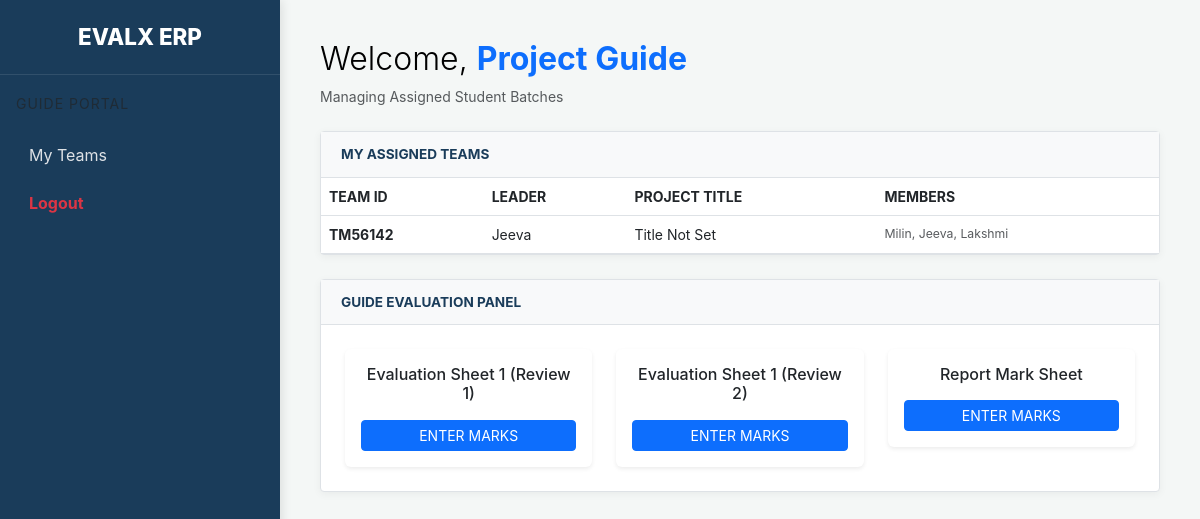
Page /guide/dashboard/ (signed in) on the committed database.
### accounts/models.py (models this page shows, shortened)
class Team(models.Model):
    team_id = models.CharField(max_length=10, primary_key=True)
    user = models.OneToOneField(User, on_delete=models.CASCADE, related_name='student_profile')
    guide = models.ForeignKey(
        User,
        on_delete=models.SET_NULL,
        null=True,
        related_name='team_profile' # THIS IS THE CRITICAL LINE
    )
    leader_name = models.CharField(max_length=100, blank=True, null=True)
    project_title = models.CharField(max_length=255, blank=True, null=True)
    is_approved = models.BooleanField(default=False)
    created_at = models.DateTimeField(auto_now_add=True)

class TeamMember(models.Model):
    team = models.ForeignKey(Team, on_delete=models.CASCADE, related_name='members')
    name = models.CharField(max_length=100)
    reg_number = models.CharField(max_length=20, unique=True)
    is_leader = models.BooleanField(default=False)
    r1_c_comp = models.FloatField(default=0.0, validators=[MinValueValidator(0), MaxValueValidator(10)])
    r1_c_func = models.FloatField(default=0.0, validators=[MinValueValidator(0), MaxValueValidator(5)])
    r1_c_pres = models.FloatField(default=0.0, validators=[MinValueValidator(0), MaxValueValidator(5)])
    r1_c_oral = models.FloatField(default=0.0, validators=[MinValueValidator(0), MaxValueValidator(10)])
    r1_c_know = models.FloatField(default=0.0, validators=[MinValueValidator(0), MaxValueValidator(10)])
    r1_c_absent = models.BooleanField(default=False)
    r1_h_comp = models.FloatField(default=0.0, validators=[MinValueValidator(0), MaxValueValidator(10)])
    r1_h_func = models.FloatField(default=0.0, validators=[MinValueValidator(0), MaxValueValidator(5)])
    r1_h_pres = models.FloatField(default=0.0, validators=[MinValueValidator(0), MaxValueValidator(5)])
    r1_h_oral = models.FloatField(default=0.0, validators=[MinValueValidator(0), MaxValueValidator(10)])
    r1_h_know = models.FloatField(default=0.0, validators=[MinValueValidator(0), MaxValueValidator(10)])
    r1_h_absent = models.BooleanField(default=False)
    r1_g_comp = models.FloatField(default=0.0, validators=[MinValueValidator(0), MaxValueValidator(10)])
    r1_g_func = models.FloatField(default=0.0, validators=[MinValueValidator(0), MaxValueValidator(5)])
    r1_g_pres = models.FloatField(default=0.0, validators=[MinValueValidator(0), MaxValueValidator(5)])
    r1_g_oral = models.FloatField(default=0.0, validators=[MinValueValidator(0), MaxValueValidator(10)])
    r1_g_know = models.FloatField(default=0.0, validators=[MinValueValidator(0), MaxValueValidator(10)])
    r1_g_absent = models.BooleanField(default=False)
    r2_c_comp = models.FloatField(default=0.0, validators=[MinValueValidator(0), MaxValueValidator(10)])
    r2_c_func = models.FloatField(default=0.0, validators=[MinValueValidator(0), MaxValueValidator(5)])
    r2_c_pres = models.FloatField(default=0.0, validators=[MinValueValidator(0), MaxValueValidator(5)])
    r2_c_oral = models.FloatField(default=0.0, validators=[MinValueValidator(0), MaxValueValidator(10)])
    r2_c_know = models.FloatField(default=0.0, validators=[MinValueValidator(0), MaxValueValidator(10)])
    r2_c_absent = models.BooleanField(default=False)
    r2_h_comp = models.FloatField(default=0.0, validators=[MinValueValidator(0), MaxValueValidator(10)])
    r2_h_func = models.FloatField(default=0.0, validators=[MinValueValidator(0), MaxValueValidator(5)])
    r2_h_pres = models.FloatField(default=0.0, validators=[MinValueValidator(0), MaxValueValidator(5)])
    r2_h_oral = models.FloatField(default=0.0, validators=[MinValueValidator(0), MaxValueValidator(10)])
    r2_h_know = models.FloatField(default=0.0, validators=[MinValueValidator(0), MaxValueValidator(10)])
    r2_h_absent = models.BooleanField(default=False)
    r2_g_comp = models.FloatField(default=0.0, validators=[MinValueValidator(0), MaxValueValidator(10)])
    r2_g_func = models.FloatField(default=0.0, validators=[MinValueValidator(0), MaxValueValidator(5)])
    r2_g_pres = models.FloatField(default=0.0, validators=[MinValueValidator(0), MaxValueValidator(5)])
    r2_g_oral = models.FloatField(default=0.0, validators=[MinValueValidator(0), MaxValueValidator(10)])
    r2_g_know = models.FloatField(default=0.0, validators=[MinValueValidator(0), MaxValueValidator(10)])
    r2_g_absent = models.BooleanField(default=False)
    s2_teamwork = models.FloatField(default=0.0, validators=[MinValueValidator(0), MaxValueValidator(4)])
    s2_tech_know = models.FloatField(default=0.0, validators=[MinValueValidator(0), MaxValueValidator(6)])
    s2_regularity = models.FloatField(default=0.0, validators=[MinValueValidator(0), MaxValueValidator(5)])
    report_guide = models.FloatField(default=0.0, validators=[MinValueValidator(0), MaxValueValidator(10)])
    report_coord = models.FloatField(default=0.0, validators=[MinValueValidator(0), MaxValueValidator(10)])
    report_hod = models.FloatField(default=0.0, validators=[MinValueValidator(0), MaxValueValidator(10)])
    attendance_marks = models.FloatField(default=0.0, validators=[MinValueValidator(0), MaxValueValidator(10)])

### accounts/views.py (the view)
# urls.py: path('guide/dashboard/', views.guide_dashboard, name='guide_dashboard'),
@login_required
def guide_dashboard(request):
    if request.user.role != 'GUIDE':
        return redirect('guide_login')
    assigned_teams = Team.objects.filter(guide=request.user).prefetch_related('members')
    return render(request, 'accounts/guide_dashboard.html', {'teams': assigned_teams})

### accounts/templates/accounts/guide_dashboard.html (shortened to what this page needs)
<!DOCTYPE html>
<html lang="en">
<head>
    <link href="https://cdn.jsdelivr.net/npm/bootstrap@5.3.0/dist/css/bootstrap.min.css" rel="stylesheet">
</head>
<body>
    <div class="sidebar">
        <div class="sidebar-brand">EVALX ERP</div>
        <div class="p-3"><small class="text-uppercase text-muted" style="letter-spacing: 1px;">Guide Portal</small></div>
        <a href="#" class="nav-link">My Teams</a>
        <a href="#" class="nav-link text-danger fw-bold" onclick="document.getElementById('logout-form').submit(); return false;">Logout</a>
    </div>
    <div class="main-content">
        <div class="mb-4">
            <h2 class="fw-light">Welcome, <span class="fw-bold text-primary">Project Guide</span></h2>
            <p class="text-muted small">Managing Assigned Student Batches</p>
        </div>
        <div class="section-card mb-4">
            <div class="section-header">MY ASSIGNED TEAMS</div>
            <div class="table-responsive">
                <table class="table table-hover mb-0 align-middle small">
                    <thead class="bg-light">
                        <tr><th>TEAM ID</th><th>LEADER</th><th>PROJECT TITLE</th><th>MEMBERS</th></tr>
                    </thead>
                    <tbody>
                       {% for team in teams %}
    <tr>
        <td class="fw-bold">{{ team.team_id }}</td>
        <td>{{ team.leader_name }}</td>
        <td>{{ team.project_title|default:"Title Not Set" }}</td>
        <td>
            <div class="small text-muted">
                {% for m in team.members.all %}{{ m.name }}{% if not forloop.last %}, {% endif %}{% endfor %}
            </div>
        </td>
    </tr>
    {% empty %}
    <tr><td colspan="4" class="text-center">You have no assigned teams.</td></tr>
    {% endfor %}
                    </tbody>
                </table>
            </div>
        </div>
        <div class="section-card">
            <div class="section-header">GUIDE EVALUATION PANEL</div>
            <div class="p-4">
                <div class="row g-4">
                    <div class="col-md-4">
                        <div class="card p-3 text-center border-0 shadow-sm">
                            <h6>Evaluation Sheet 1 (Review 1)</h6>
                            <button class="btn btn-primary btn-sm mt-2">ENTER MARKS</button>
                        </div>
                    </div>
                    <div class="col-md-4">
                       <div class="card p-3 text-center border-0 shadow-sm">
                          <h6>Evaluation Sheet 1 (Review 2)</h6>
                          <button class="btn btn-primary btn-sm mt-2">ENTER MARKS</button>
                       </div>
                    </div>
                    <div class="col-md-4">
                       <div class="card p-3 text-center border-0 shadow-sm">
                          <h6>Report Mark Sheet</h6>
                          <button class="btn btn-primary btn-sm mt-2">ENTER MARKS</button>
                       </div>
                    </div>
                </div>
            </div>
        </div>
    </div>
</body>
</html>

### accounts/templates/accounts/guide_dashboard.html (style rules this page uses)
:root { --sidebar-width: 280px; --albertian-blue: #1a3c5a; --sidebar-hover: #244b6d; }
body { background-color: #f4f7f6; display: flex; min-height: 100vh; font-family: 'Inter', sans-serif; color: #000; }
.sidebar { width: var(--sidebar-width); background: var(--albertian-blue); color: white; position: fixed; height: 100vh; box-shadow: 2px 0 10px rgba(0,0,0,0.1); }
.sidebar-brand { padding: 20px; font-size: 1.4rem; font-weight: 800; text-align: center; border-bottom: 1px solid rgba(255,255,255,0.1); }
.nav-link { color: #dee2e6; padding: 12px 25px; text-decoration: none; display: block; border-left: 4px solid transparent; transition: 0.3s; }
.main-content { margin-left: var(--sidebar-width); flex-grow: 1; padding: 40px; }
.section-card { background: white; border-radius: 4px; border: 1px solid #dee2e6; box-shadow: 0 2px 8px rgba(0,0,0,0.05); }
.section-header { padding: 12px 20px; border-bottom: 1px solid #dee2e6; font-weight: 700; background: #f8f9fa; color: var(--albertian-blue); text-transform: uppercase; font-size: 0.85rem; }

### rows in the picture
Team: team_id "TM56142", leader_name "Jeeva", project_title "Title Not Set"
TeamMember: name "Milin"
TeamMember: name "Jeeva"
TeamMember: name "Lakshmi"
